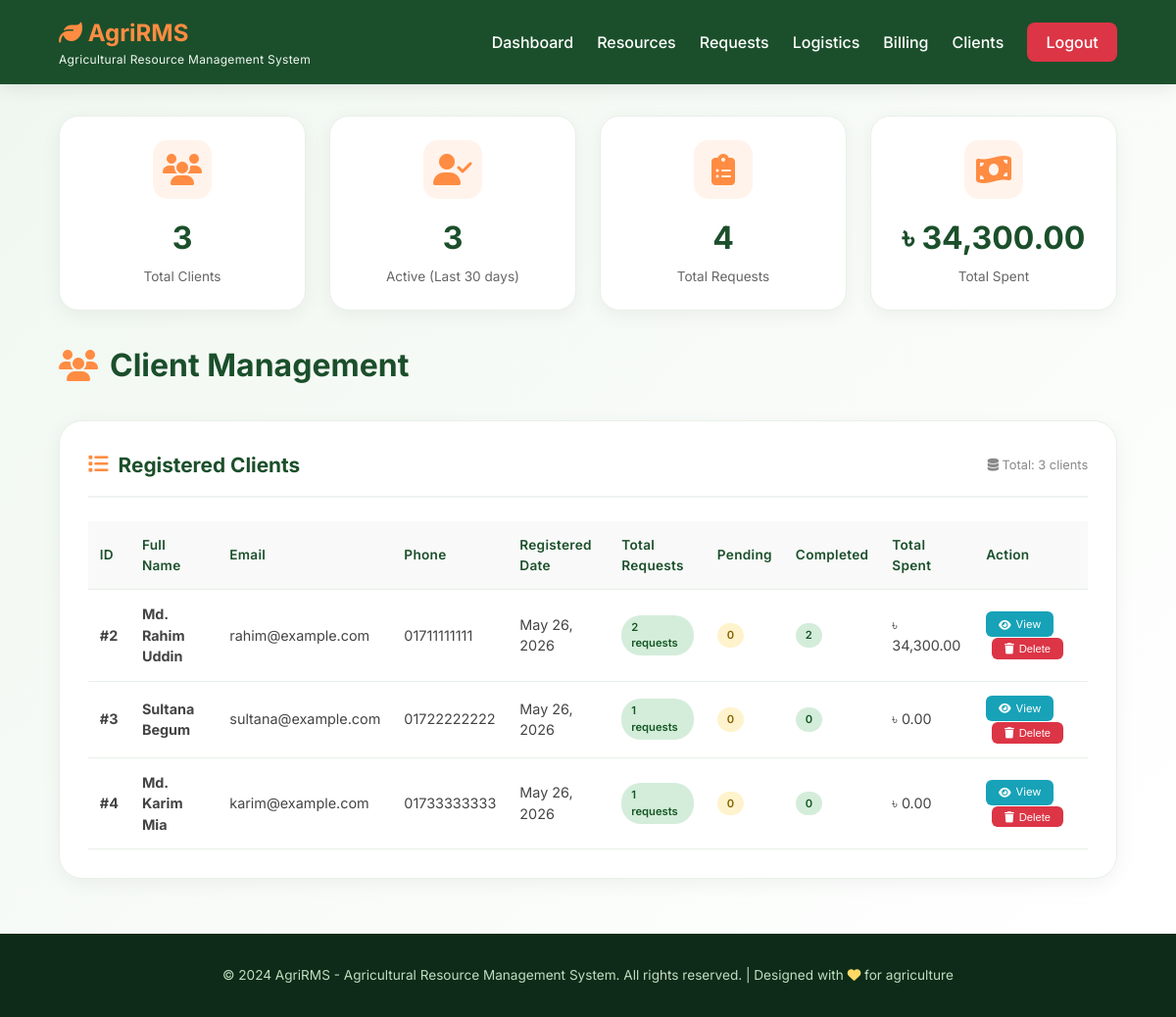
The app's page /admin/clients.php (signed in) with its own data.
### tables this page shows
CREATE TABLE `users` (
  `id` int(11) NOT NULL AUTO_INCREMENT,
  `full_name` varchar(50) NOT NULL,
  `email` varchar(100) NOT NULL,
  `password` varchar(255) NOT NULL,
  `phone` varchar(15) DEFAULT NULL,
  `address` text DEFAULT NULL,
  `role` enum('Admin','Client') DEFAULT 'Client',
  `created_at` timestamp NOT NULL DEFAULT current_timestamp(),
  PRIMARY KEY (`id`),
  UNIQUE KEY `email` (`email`)
);

### admin/clients.php (the view, shortened to what this page needs)
<?php
include '../database.php';
$clients_query = "SELECT u.*,
                  (SELECT COUNT(*) FROM service_requests WHERE user_id = u.id) as total_requests,
                  (SELECT COUNT(*) FROM service_requests WHERE user_id = u.id AND request_status = 'Pending') as pending_requests,
                  (SELECT COUNT(*) FROM service_requests WHERE user_id = u.id AND request_status IN ('Delivered', 'Returned')) as completed_requests,
                  (SELECT SUM(total_amount) FROM payments WHERE user_id = u.id AND payment_status = 'Paid') as total_spent
                  FROM users u
                  WHERE u.role = 'Client'
                  ORDER BY u.created_at DESC";
$clients = mysqli_query($conn, $clients_query);
$total_clients_query = mysqli_query($conn, "SELECT COUNT(*) as total FROM users WHERE role = 'Client'");
$total_clients = $total_clients_query ? mysqli_fetch_assoc($total_clients_query)['total'] : 0;
$active_clients_query = mysqli_query($conn, "SELECT COUNT(DISTINCT user_id) as active FROM service_requests WHERE created_at > DATE_SUB(NOW(), INTERVAL 30 DAY)");
$active_clients = $active_clients_query ? mysqli_fetch_assoc($active_clients_query)['active'] : 0;
$total_requests_query = mysqli_query($conn, "SELECT COUNT(*) as total FROM service_requests sr JOIN users u ON sr.user_id = u.id WHERE u.role = 'Client'");
$total_requests = $total_requests_query ? mysqli_fetch_assoc($total_requests_query)['total'] : 0;
$total_spent_query = mysqli_query($conn, "SELECT SUM(p.total_amount) as total FROM payments p JOIN users u ON p.user_id = u.id WHERE u.role = 'Client' AND p.payment_status = 'Paid'");
$total_spent = $total_spent_query ? mysqli_fetch_assoc($total_spent_query)['total'] : 0;
?>
<!DOCTYPE html>
<html lang="en">
<head>
    <link rel="stylesheet" href="https://cdnjs.cloudflare.com/ajax/libs/font-awesome/6.4.0/css/all.min.css">
</head>
<body>
    <header class="header">
        <div class="logo">
            <h2><i class="fas fa-leaf"></i> AgriRMS</h2>
            <p>Agricultural Resource Management System</p>
        </div>
        <nav class="nav-links">
            <a href="dashboard.php">Dashboard</a>
            <a href="resources.php">Resources</a>
            <a href="service_requests.php">Requests</a>
            <a href="logistics.php">Logistics</a>
            <a href="billing.php">Billing</a>
            <a href="clients.php">Clients</a>
            <a href="../logout.php" class="btn-logout">Logout</a>
        </nav>
    </header>
    <div class="main-content">
        <div class="stats-grid">
            <div class="stat-card">
                <div class="stat-icon">
                    <i class="fas fa-users"></i>
                </div>
                <h3><?php echo $total_clients; ?></h3>
                <p>Total Clients</p>
            </div>
            <div class="stat-card">
                <div class="stat-icon">
                    <i class="fas fa-user-check"></i>
                </div>
                <h3><?php echo $active_clients; ?></h3>
                <p>Active (Last 30 days)</p>
            </div>
            <div class="stat-card">
                <div class="stat-icon">
                    <i class="fas fa-clipboard-list"></i>
                </div>
                <h3><?php echo $total_requests; ?></h3>
                <p>Total Requests</p>
            </div>
            <div class="stat-card">
                <div class="stat-icon">
                    <i class="fas fa-money-bill-wave"></i>
                </div>
                <h3>৳ <?php echo number_format($total_spent, 2); ?></h3>
                <p>Total Spent</p>
            </div>
        </div>
        <div class="page-header">
            <h1>
                <i class="fas fa-users"></i>
                Client Management
            </h1>
        </div>
        <div class="card">
            <div class="card-header">
                <h3>
                    <i class="fas fa-list"></i>
                    Registered Clients
                </h3>
                <span style="font-size: 0.8rem; color: #888;">
                    <i class="fas fa-database"></i> Total: <?php echo $total_clients; ?> clients
                </span>
            </div>
            <div class="table-responsive">
                <?php if($clients && mysqli_num_rows($clients) > 0): ?>
                <table>
                    <thead>
                        <tr>
                            <th>ID</th>
                            <th>Full Name</th>
                            <th>Email</th>
                            <th>Phone</th>
                            <th>Registered Date</th>
                            <th>Total Requests</th>
                            <th>Pending</th>
                            <th>Completed</th>
                            <th>Total Spent</th>
                            <th>Action</th>
                        </tr>
                    </thead>
                    <tbody>
                        <?php while($row = mysqli_fetch_assoc($clients)): ?>
                        <tr>
                            <td><strong>#<?php echo $row['id']; ?></strong></td>
                            <td>
                                <strong><?php echo htmlspecialchars($row['full_name']); ?></strong>
                            </td>
                            <td><?php echo htmlspecialchars($row['email']); ?></td>
                            <td><?php echo htmlspecialchars($row['phone'] ?? '—'); ?></td>
                            <td><?php echo date('M d, Y', strtotime($row['created_at'])); ?></td>
                            <td>
                                <span class="status-badge status-high"><?php echo $row['total_requests']; ?> requests</span>
                            </td>
                            <td>
                                <?php
                                $pending_class = $row['pending_requests'] > 0 ? 'status-medium' : 'status-low';
                                ?>
                                <span class="status-badge <?php echo $pending_class; ?>"><?php echo $row['pending_requests']; ?></span>
                            </td>
                            <td>
                                <span class="status-badge status-high"><?php echo $row['completed_requests']; ?></span>
                            </td>
                            <td class="amount">৳ <?php echo number_format($row['total_spent'] ?? 0, 2); ?></td>
                            <td>
                                <a href="view_client.php?id=<?php echo $row['id']; ?>" class="btn-view">
                                    <i class="fas fa-eye"></i> View
                                </a>
                                <form method="POST" style="display:inline;" onsubmit="return confirm('Delete this client account? This cannot be undone.');">
                                    <button type="submit" class="btn-view" style="background:#dc3545;margin-left:6px;border:none;cursor:pointer;">
                                        <i class="fas fa-trash"></i> Delete
                                    </button>
                                </form>
                            </td>
                        </tr>
                        <?php endwhile; ?>
                    </tbody>
                </table>
                <?php endif; ?>
            </div>
        </div>
    </div>
    <footer class="footer">
        <p>&copy; 2024 AgriRMS - Agricultural Resource Management System. All rights reserved. | Designed with <i class="fas fa-heart"></i> for agriculture</p>
    </footer>
</body>
</html>

### admin/clients.php (style rules this page uses)
* { margin: 0; padding: 0; box-sizing: border-box; }
body { font-family: 'Inter', sans-serif; background: #f5f7f5; color: #1a2e1f; line-height: 1.5; min-height: 100vh; display: flex; flex-direction: column; }
.header { background: #1B4F2B; padding: 1rem 5%; display: flex; justify-content: space-between; align-items: center; position: sticky; top: 0; z-index: 1000; box-shadow: 0 2px 20px rgba(0,0,0,0.1); }
.logo h2 { color: #FF8C42; font-size: 1.5rem; }
.logo p { color: #f0f7f0; font-size: 0.75rem; font-weight: 400; letter-spacing: 0.3px; }
.nav-links { display: flex; gap: 1.5rem; align-items: center; flex-wrap: wrap; }
.nav-links a { color: white; text-decoration: none; font-weight: 500; transition: 0.3s; }
.btn-logout { background: #dc3545; padding: 0.5rem 1.2rem; border-radius: 8px; color: white !important; transition: 0.3s; }
.main-content { flex: 1; padding: 2rem 5%; background: linear-gradient(135deg, #f0f7f0 0%, #ffffff 100%); }
.page-header { display: flex; justify-content: space-between; align-items: center; margin-bottom: 2rem; flex-wrap: wrap; gap: 1rem; }
.page-header h1 { font-size: 2rem; color: #1B4F2B; display: flex; align-items: center; gap: 12px; }
.page-header h1 i { color: #FF8C42; font-size: 2rem; }
.stats-grid { display: grid; grid-template-columns: repeat(auto-fit, minmax(200px, 1fr)); gap: 1.5rem; margin-bottom: 2rem; }
.stat-card { background: white; border-radius: 20px; padding: 1.5rem; text-align: center; box-shadow: 0 5px 20px rgba(0,0,0,0.05); border: 1px solid #e8f0e8; transition: all 0.3s; }
.stat-icon { width: 60px; height: 60px; background: rgba(255,140,66,0.1); border-radius: 15px; display: inline-flex; align-items: center; justify-content: center; margin-bottom: 1rem; }
.stat-icon i { font-size: 2rem; color: #FF8C42; }
.stat-card h3 { font-size: 2rem; color: #1B4F2B; margin-bottom: 0.3rem; }
.stat-card p { color: #666; font-size: 0.85rem; }
.card { background: white; border-radius: 24px; padding: 1.8rem; margin-bottom: 1.5rem; box-shadow: 0 5px 20px rgba(0,0,0,0.05); border: 1px solid #e8f0e8; transition: all 0.3s; }
.card-header { display: flex; justify-content: space-between; align-items: center; margin-bottom: 1.5rem; padding-bottom: 1rem; border-bottom: 2px solid #f0f4f0; flex-wrap: wrap; gap: 1rem; }
.card-header h3 { color: #1B4F2B; font-size: 1.3rem; display: flex; align-items: center; gap: 10px; }
.card-header h3 i { color: #FF8C42; }
.table-responsive { overflow-x: auto; }
table { width: 100%; border-collapse: collapse; }
th, td { padding: 14px 12px; text-align: left; border-bottom: 1px solid #e8f0e8; vertical-align: middle; }
th { background: #f8f9f8; color: #1B4F2B; font-weight: 600; font-size: 0.85rem; letter-spacing: 0.3px; }
td { color: #444; font-size: 0.9rem; }
.status-badge { padding: 4px 10px; border-radius: 20px; font-size: 0.7rem; font-weight: 600; display: inline-block; }
.status-high { background: #d4edda; color: #155724; }
.status-low { background: #fff3cd; color: #856404; }
.btn-view { background: #17a2b8; color: white; padding: 0.3rem 0.8rem; border-radius: 6px; text-decoration: none; font-size: 0.7rem; display: inline-flex; align-items: center; gap: 5px; transition: 0.2s; }
.footer { background: #0d2b18; color: white; padding: 2rem 5%; text-align: center; margin-top: auto; }
.footer p { color: #c0ddc0; font-size: 0.85rem; }
.footer p i { color: #FFD966; }

### records on screen
users: id "2", full_name "Md. Rahim Uddin", email "rahim@example.com", phone "01711111111", created_at "May 26, 2026", total_requests "2", pending_requests "0", completed_requests "2", total_spent "34,300.00"
users: id "3", full_name "Sultana Begum", email "sultana@example.com", phone "01722222222", created_at "May 26, 2026", total_requests "1", pending_requests "0", completed_requests "0", total_spent "0.00"
users: id "4", full_name "Md. Karim Mia", email "karim@example.com", phone "01733333333", created_at "May 26, 2026", total_requests "1", pending_requests "0", completed_requests "0", total_spent "0.00"

### other values on screen
$total_clients "3"
$active_clients "3"
$total_requests "4"
$total_spent "34,300.00"
